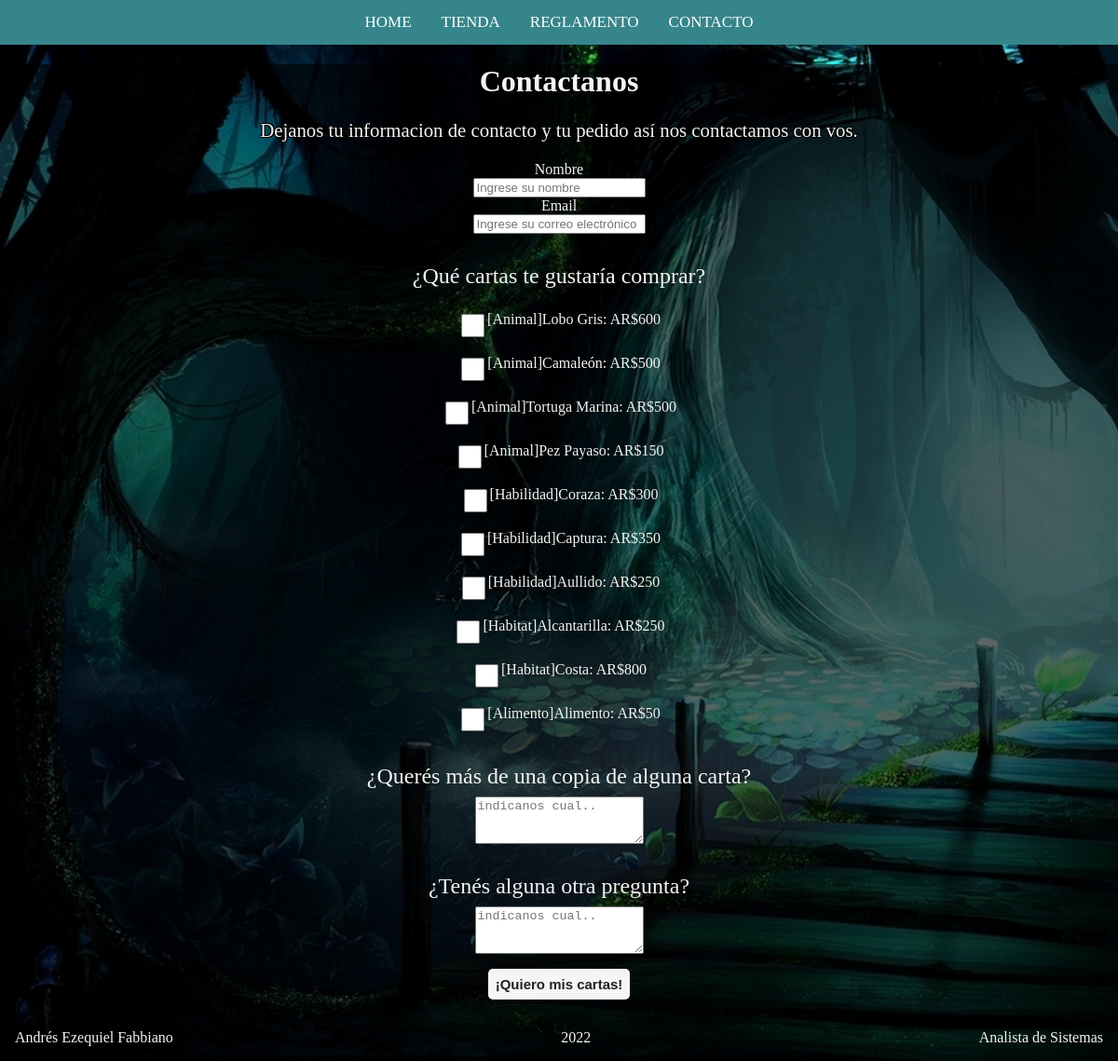
The page /pages/contact.php on the database its author committed.
### tables this page shows
CREATE TABLE `cartas` (
  `id` tinyint(3) UNSIGNED NOT NULL,
  `tipo` varchar(255) NOT NULL,
  `nombre` varchar(255) NOT NULL,
  `alimentos` int(11) NOT NULL,
  `dano` int(11) NOT NULL,
  `imagen` varchar(255) NOT NULL,
  `efecto` text NOT NULL,
  `precio` int(11) NOT NULL
);

### functions/func_input.php (called while the page is built)
<?php
function clean_input_data($data) {
    $data = trim($data);
    $data = stripslashes($data);
    $data = htmlspecialchars($data);
    return $data;
  }
?>

### functions/func_queries.php (called while the page is built, shortened)
<?php
function getCards(PDO $connection)
{
    $querie = $connection->prepare('SELECT * FROM cartas');
    $querie->execute();
    $cards = $querie->fetchAll(PDO::FETCH_ASSOC);
    return $cards;
}

### pages/contact.php (the view, shortened to what this page needs)
<?php
require_once('../functions/func_queries.php');
$cards = getCards($connection);
require_once('../functions/func_input.php');
$compraNombre = clean_input_data($_POST['compraNombre'] ?? null);
$compraEmail = clean_input_data($_POST['compraEmail'] ?? null);
$compraCopias = clean_input_data($_POST['masCartas'] ?? null);
?>
<!doctype html>
<html lang="en">
<head>
    <?php require('../layout/_styleSheet.php') ?>
</head>
<body class="body">
    <?php require('../layout/_header.php') ?>
    <main class="main">
        <h1 id="tituloCambiante">Contactanos</h1>
        <p class=" titulo__subtitulo">Dejanos tu informacion de contacto y tu pedido así nos contactamos con vos.</p>
        <form id="awesome__form" method="post">
            <label for="compraNombre">Nombre</label>
            <input required type="text" name="compraNombre" id="compraNombre" placeholder="Ingrese su nombre" value="<?php echo $compraNombre ?>">
            <label for="compraEmail">Email</label>
            <input required type="email" name="compraEmail" id="compraEmail" placeholder="Ingrese su correo electrónico" value="<?php echo $compraEmail ?>">
            <label for="requestedCards[]" class="form__pregunta">¿Qué cartas te gustaría comprar?</label>
            <?php if ($cards) : ?>
                <?php foreach ($cards as $card) : ?>
                    <div class="checkContainer">
                        <input type="checkbox" class="form__checkmarck" name="requestedCards[]" value="<?php echo $card['nombre'] ?>" />[<?php echo $card['tipo'] ?>]<?php echo $card['nombre'] ?>: AR$<?php echo $card['precio'] ?>
                    </div>
                <?php endforeach ?>
                <label for="masCartas" class="form__pregunta">¿Querés más de una copia de alguna carta?</label>
                <textarea name="masCartas" id="masCartas" rows="3" placeholder="indicanos cual.." value="<?php echo $compraCopias ?>"></textarea>
            <?php else : ?>
                <p>Oops parece que en este momento no tenemos ninguna carta para vender.</p>
            <?php endif ?>
            <label for="otraPregunta" class="form__pregunta">¿Tenés alguna otra pregunta?</label>
            <textarea name="otraPregunta" id="otraPregunta" rows="3" placeholder="indicanos cual.."></textarea>
            <button type="submit" name="submit">¡Quiero mis cartas!</button>
        </form>
    </main>
    <?php require('../layout/_footer.php') ?>
</body>
</html>

### css/style.css (style rules this page uses)
button { padding: 0.1rem; display: inline-block; text-align: center; text-decoration: none; font-size: 15px; font-weight: 600; color: #222; background: #f5f5f5; border: none; outline: none; cursor: pointer; border-radius: 5px; margin: 0.3rem; }
h1 { text-align: center; font-weight: 700; }
:root { --colorTextos: #49454567; }
@media (min-width: 992px) { .body { background-image: url("../assets/puente-bosque.jpg"); background-size: cover; color: #f4f4f2; padding: 0px; margin: 0px; } }
@media (min-width: 992px) { h1, h3, h4 { text-shadow: -1px -1px 0 #000, 1px -1px 0 #000, -1px 1px 0 #000, 1px 1px 0 #000; } }
@media (min-width: 992px) { .titulo__subtitulo { text-align: center; font-size: 1.3rem; text-shadow: -1px -1px 0 #000, 1px -1px 0 #000, -1px 1px 0 #000, 1px 1px 0 #000; } }
.checkContainer { margin-top: 1rem; display: flex; flex-direction: row; align-self: center; justify-content: left; text-align: left; }
.form__pregunta { font-size: 1.5rem; margin-top: 2rem; margin-bottom: 0.5rem; }
.form__checkmarck { height: 25px; width: 25px; background-color: #eee; }
.main { background-color: rgba(0, 0, 0, 0.6); }
#awesome__form { display: flex; flex-direction: column; margin: auto; text-align: center; }
#awesome__form input[type=text] { align-self: center; }
#awesome__form input[type=email] { align-self: center; }
#awesome__form textarea { align-self: center; }
button { margin: 1rem; align-self: center; padding: 0.5rem; }

### rows shown on the page
cartas: tipo "Animal", nombre "Lobo Gris", precio "600"
cartas: tipo "Animal", nombre "Camaleón", precio "500"
cartas: tipo "Animal", nombre "Tortuga Marina", precio "500"
cartas: tipo "Animal", nombre "Pez Payaso", precio "150"
cartas: tipo "Habilidad", nombre "Coraza", precio "300"
cartas: tipo "Habilidad", nombre "Captura", precio "350"
cartas: tipo "Habilidad", nombre "Aullido", precio "250"
cartas: tipo "Habitat", nombre "Alcantarilla", precio "250"
cartas: tipo "Habitat", nombre "Costa", precio "800"
cartas: tipo "Alimento", nombre "Alimento", precio "50"
